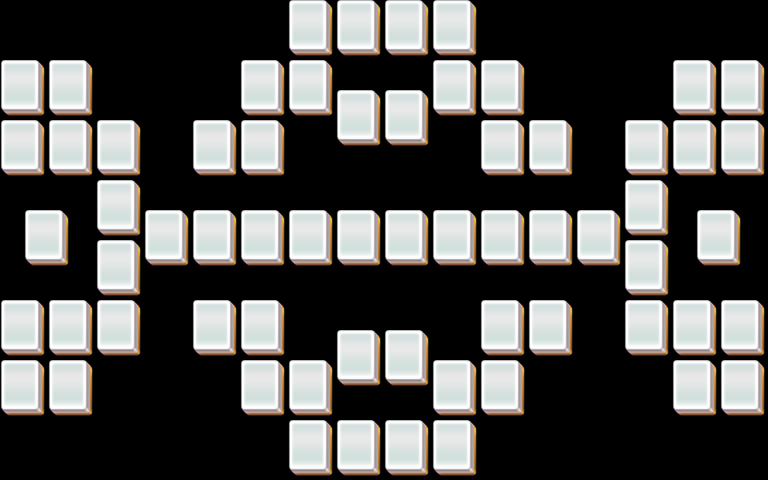

This is a level from a 2D game, rendered from its Tiled map with the project's own tilesets. A one-line summary and the map file follow, with tile-layer data summarised:
An orthogonal 32x16 tile map with 24x30 px tiles, 5 tile layers (layer1, layer2, layer3, layer4, ...).

<map version="1.0" orientation="orthogonal" width="32" height="16" tilewidth="24" tileheight="30">
 <properties>
  <property name="species" value="20" />
 </properties>
 <tileset firstgid="1" name="mahjong" tilewidth="48" tileheight="60">
  <image source="mahjong.png" width="48" height="60" />
 </tileset>
 <layer name="layer1" width="32" height="16">
  <data>[512 cells, 64 non-empty, 1 distinct tile ids]</data>
 </layer>
 <layer name="layer2" width="32" height="16">
  <data>[512 cells, 64 non-empty, 1 distinct tile ids]</data>
 </layer>
 <layer name="layer3" width="32" height="16">
  <data>[512 cells, 0 non-empty, 0 distinct tile ids]</data>
 </layer>
 <layer name="layer4" width="32" height="16">
  <data>[512 cells, 0 non-empty, 0 distinct tile ids]</data>
 </layer>
 <layer name="layer5" width="32" height="16">
  <data>[512 cells, 0 non-empty, 0 distinct tile ids]</data>
 </layer>
</map>
